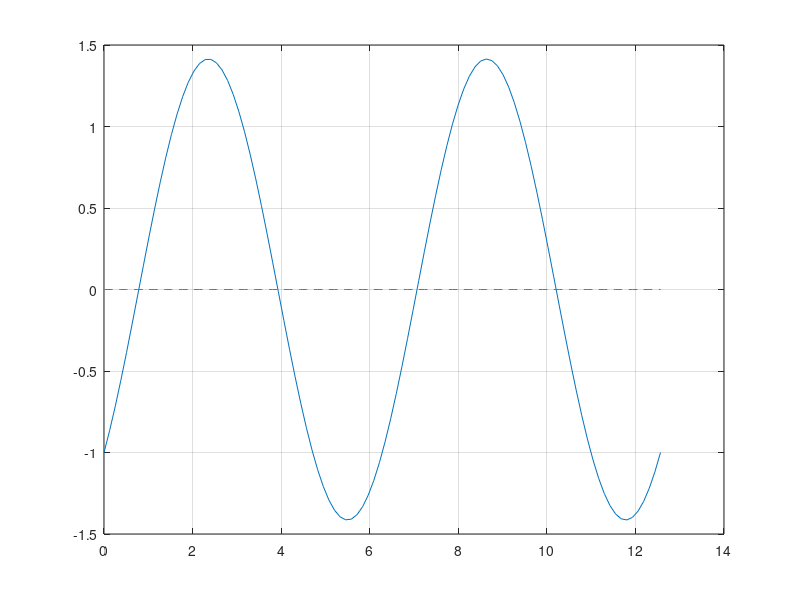

The MATLAB source for this figure: (Note: this script raises an error after producing the figure.)
clear
a = 0;
b = 4*pi;
f = @(x)sin(x)-cos(x);
i = 0;
m = 100;
x = linspace(a,b,m);
while i < 11
    plot(x,f(x),x,0*x,'--');
    grid on;
    z = ginput(1);
    [zr,fr] = fzero(f,z(1));
    disp(zr);
    hold on;
    plot(zr,fr,'r*',z(1),z(2),'g*');
    hold off;
    i = i + 1;
end